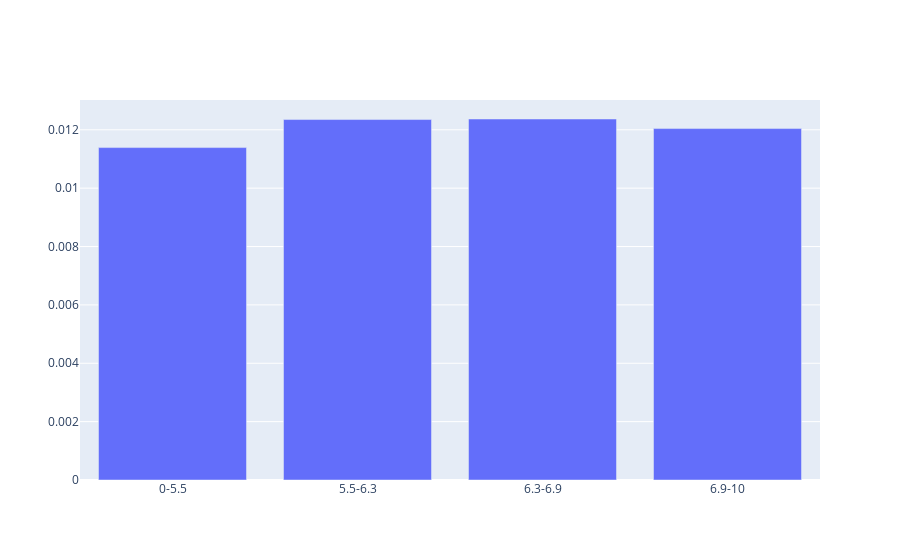

The code cell stored with this chart in its notebook:
### Code cell
import plotly.graph_objects as go

fig = go.Figure(data=[
    go.Bar(name='SF Zoo', x=avg_slopes_change_rating.index, y=avg_slopes_change_rating['avg_magnitude_slopes_change'])
])
# Change the bar mode
fig.update_layout(barmode='group')
fig.show()

### Figure 1 — Plotly figure (JSON) as saved in the notebook; plotly's stock layout.template omitted (floating-point values rounded to 4 significant figures)
{"data": [{"name": "SF Zoo", "type": "bar", "x": ["0-5.5", "5.5-6.3", "6.3-6.9", "6.9-10"], "y": [0.01139, 0.01235, 0.01237, 0.01204]}], "layout": {"barmode": "group"}}
